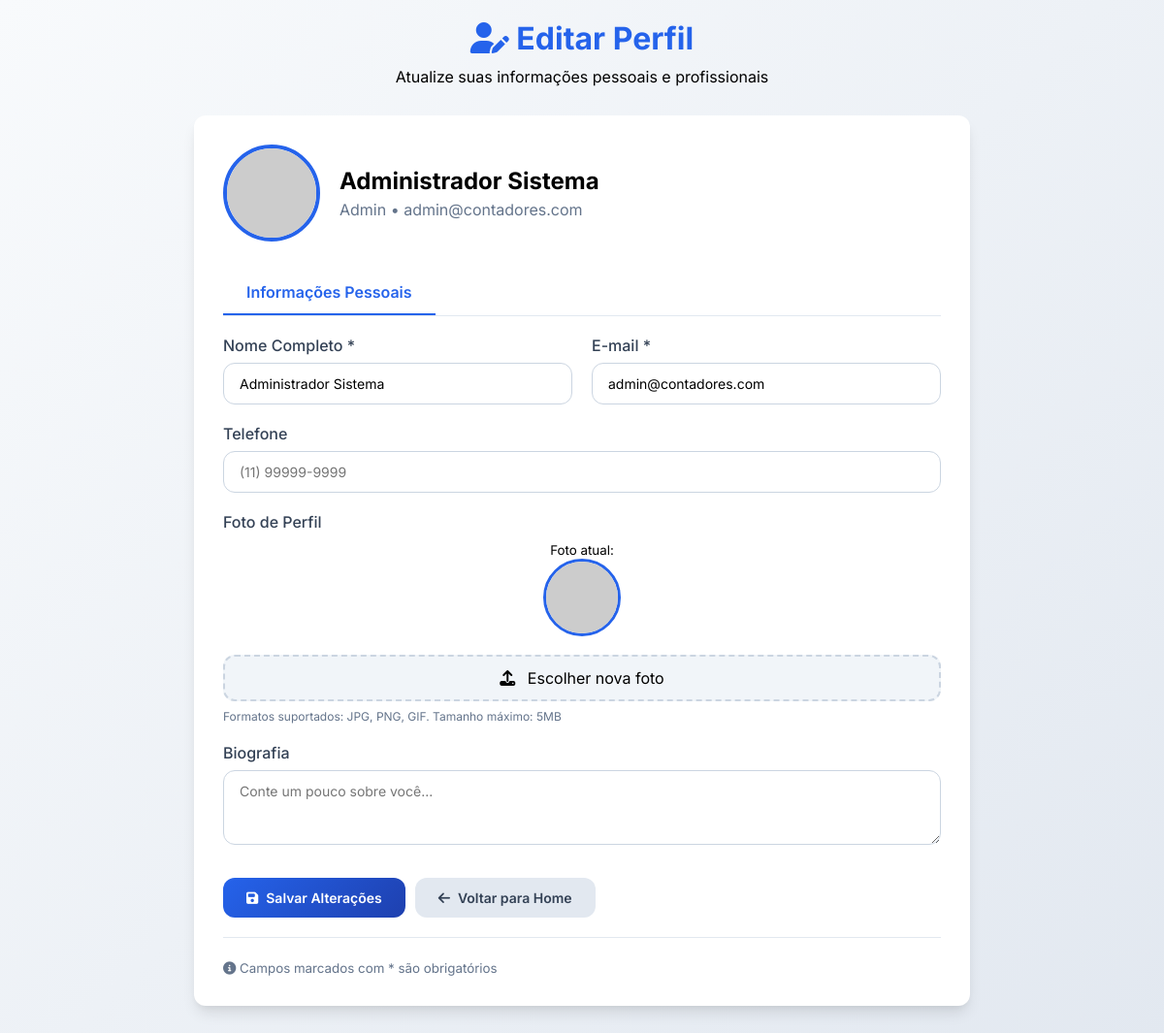
Screenshot of /editar_perfil (signed in) with the database file from the repository.
### app.py (models this page shows)
class Usuario(db.Model):
    id = db.Column(db.Integer, primary_key=True)
    nome = db.Column(db.String(100), nullable=False)
    email = db.Column(db.String(100), unique=True, nullable=False)
    senha = db.Column(db.String(200), nullable=False)
    tipo = db.Column(db.String(20), nullable=False)  # 'cliente' ou 'contador'
    foto = db.Column(db.String(300), default='https://i.pravatar.cc/150?img=0')
    data_criacao = db.Column(db.DateTime, default=datetime.utcnow)
    telefone = db.Column(db.String(20))
    bio = db.Column(db.Text)
    avaliacoes = db.relationship('Avaliacao', backref='usuario', lazy=True)
    propostas = db.relationship('Proposta', backref='cliente', lazy=True)
    mensagens_enviadas = db.relationship('Mensagem', foreign_keys='Mensagem.remetente_id', backref='remetente',
                                         lazy=True)
    mensagens_recebidas = db.relationship('Mensagem', foreign_keys='Mensagem.destinatario_id', backref='destinatario',
                                          lazy=True)

### app.py (the view, shortened to what this page needs)
@app.route('/editar_perfil', methods=['GET', 'POST'])
def editar_perfil():
    if 'usuario_id' not in session:
        return redirect(url_for('login'))
    usuario = Usuario.query.get(session['usuario_id'])
    contador = None
    if usuario.tipo == 'contador':
        contador = Contador.query.filter_by(usuario_id=usuario.id).first()
    return render_template('editar_perfil.html', usuario=usuario, contador=contador)

### templates/editar_perfil.html (shortened to what this page needs)
<!DOCTYPE html>
<html lang="pt-BR">
<head>
    <link rel="stylesheet" href="https://cdnjs.cloudflare.com/ajax/libs/font-awesome/6.4.0/css/all.min.css">
</head>
<body>
    <div class="container">
        <div class="header">
            <h1><i class="fas fa-user-edit"></i> Editar Perfil</h1>
            <p>Atualize suas informações pessoais e profissionais</p>
        </div>
        <form method="POST" enctype="multipart/form-data" class="profile-card">
            <div class="profile-header">
                <img src="{{ usuario.foto }}" alt="Avatar" class="profile-avatar" id="avatarPreview">
                <div class="profile-info">
                    <h2>{{ usuario.nome }}</h2>
                    <p>{{ usuario.tipo|title }} • {{ usuario.email }}</p>
                </div>
            </div>
            <div class="tabs">
                <div class="tab active" onclick="abrirTab('pessoal')">Informações Pessoais</div>
            </div>
            <div id="pessoal" class="tab-content active">
                <div class="row">
                    <div class="form-group">
                        <label class="form-label" for="nome">Nome Completo *</label>
                        <input type="text" id="nome" name="nome" class="form-control" value="{{ usuario.nome }}" required>
                    </div>
                    <div class="form-group">
                        <label class="form-label" for="email">E-mail *</label>
                        <input type="email" id="email" name="email" class="form-control" value="{{ usuario.email }}" required>
                    </div>
                </div>
                <div class="form-group">
                    <label class="form-label" for="telefone">Telefone</label>
                    <input type="text" id="telefone" name="telefone" class="form-control" value="{{ usuario.telefone or '' }}" placeholder="(11) 99999-9999">
                </div>
                <div class="form-group">
                    <label class="form-label">Foto de Perfil</label>
                    <div class="current-photo">
                        <small>Foto atual:</small>
                        <div>
                            <img src="{{ usuario.foto }}" alt="Foto atual" id="currentPhoto">
                        </div>
                    </div>
                    <div class="file-upload">
                        <label for="foto" class="file-upload-label">
                            <i class="fas fa-upload"></i> Escolher nova foto
                        </label>
                    </div>
                    <small style="color: var(--gray-500); font-size: 12px; display: block; margin-top: 8px;">
                        Formatos suportados: JPG, PNG, GIF. Tamanho máximo: 5MB
                    </small>
                </div>
                <div class="form-group">
                    <label class="form-label" for="bio">Biografia</label>
                    <textarea id="bio" name="bio" class="form-control" rows="3" placeholder="Conte um pouco sobre você...">{{ usuario.bio or '' }}</textarea>
                </div>
            </div>
            <div class="nav-buttons">
                <button type="submit" class="btn btn-primary">
                    <i class="fas fa-save"></i> Salvar Alterações
                </button>
                <a href="{{ url_for('index') }}" class="btn btn-secondary">
                    <i class="fas fa-arrow-left"></i> Voltar para Home
                </a>
            </div>
            <div style="margin-top: 20px; padding-top: 20px; border-top: 1px solid var(--gray-200);">
                <small style="color: var(--gray-500);">
                    <i class="fas fa-info-circle"></i> Campos marcados com * são obrigatórios
                </small>
            </div>
        </form>
    </div>
</body>
</html>

### templates/editar_perfil.html (style rules this page uses)
:root { --primary: #2563eb; --primary-dark: #1e40af; --secondary: #64748b; --light: #f8fafc; --dark: #1e293b; --success: #10b981; --warning: #f59e0b; --gray-100: #f1f5f9; --gray-200: #e2e8f0; --gray-300: #cbd5e1; --gray-400: #94a3b8; --gray-500: #64748b; --gray-600: #475569; --gray-700: #334155; --shadow: 0 4px 6px -1px rgba(0, 0, 0, 0.1), 0 2px 4px -1px rgba(0, 0, 0, 0.06); --shadow-lg: 0 10px 15px -3px rgba(0, 0, 0, 0.1), 0 4px 6px -2px rgba(0, 0, 0, 0.05); --radius: 12px; }
* { margin: 0; padding: 0; box-sizing: border-box; font-family: 'Inter', sans-serif; }
body { background: linear-gradient(135deg, #f8fafc 0%, #e2e8f0 100%); min-height: 100vh; padding: 20px; }
.container { max-width: 800px; margin: 0 auto; }
.header { text-align: center; margin-bottom: 30px; }
.header h1 { color: var(--primary); margin-bottom: 10px; }
.profile-card { background: white; border-radius: var(--radius); box-shadow: var(--shadow-lg); padding: 30px; margin-bottom: 20px; }
.profile-header { display: flex; align-items: center; gap: 20px; margin-bottom: 30px; }
.profile-avatar { width: 100px; height: 100px; border-radius: 50%; object-fit: cover; border: 4px solid var(--primary); }
.profile-info h2 { margin-bottom: 5px; }
.profile-info p { color: var(--gray-500); }
.form-group { margin-bottom: 20px; }
.form-label { display: block; margin-bottom: 8px; font-weight: 500; color: var(--gray-700); }
.form-control { width: 100%; padding: 12px 16px; border: 1px solid var(--gray-300); border-radius: var(--radius); font-size: 14px; transition: all 0.3s ease; }
.btn { display: inline-flex; align-items: center; justify-content: center; gap: 8px; padding: 12px 24px; border-radius: var(--radius); font-weight: 600; font-size: 14px; cursor: pointer; transition: all 0.3s ease; border: none; text-decoration: none; }
.btn-primary { background: linear-gradient(135deg, var(--primary) 0%, var(--primary-dark) 100%); color: white; }
.btn-secondary { background: var(--gray-200); color: var(--gray-700); }
.nav-buttons { display: flex; gap: 10px; margin-top: 30px; }
.file-upload { position: relative; display: inline-block; width: 100%; }
.file-upload-label { display: block; padding: 12px 16px; background: var(--gray-100); border: 2px dashed var(--gray-300); border-radius: var(--radius); text-align: center; cursor: pointer; transition: all 0.3s ease; }
.file-upload-label i { margin-right: 8px; }
.profile-card { animation: fadeIn 0.5s ease-out; }
.tabs { display: flex; margin-bottom: 20px; border-bottom: 1px solid var(--gray-200); }
.tab { padding: 12px 24px; cursor: pointer; border-bottom: 2px solid transparent; transition: all 0.3s ease; }
.tab.active { border-bottom-color: var(--primary); color: var(--primary); font-weight: 600; }
.tab-content { display: none; }
.tab-content.active { display: block; }
.row { display: flex; gap: 20px; margin-bottom: 20px; }
.row .form-group { flex: 1; margin-bottom: 0; }
.current-photo { text-align: center; margin-bottom: 15px; }
.current-photo img { width: 80px; height: 80px; border-radius: 50%; object-fit: cover; border: 3px solid var(--primary); }

### rows the page displays
Usuario: nome "Administrador Sistema", tipo "Admin", email "admin@contadores.com"
